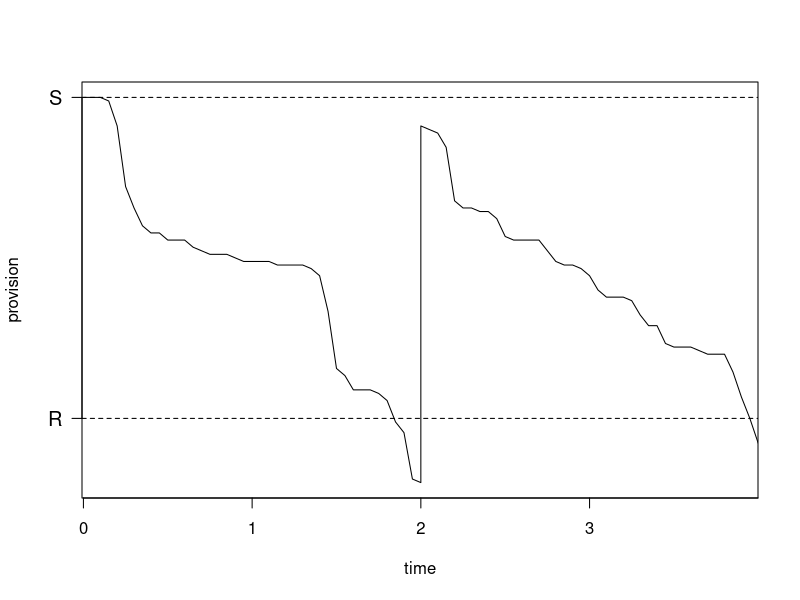

Here is the R script that generated this plot:
set.seed(1)
stock <- rev(cumsum(rpois(81,exp(arima.sim(list(order=c(1,0,0),ar=.7),n=81)))))
stock[42:82] <- stock[41:81]+100
tt <- seq(0,4,by=0.05)
tt[42:82] <- tt[41:81]

plot(tt,stock,type="l",yaxt="n",ylab="provision",xlab="time",xlim=c(0.14,3.85),xaxt="n")
abline(110,0,lty=2)
abline(200,0,lty=2)
axis(1,at=0:4)
axis(2,at=c(110,200),label=c("R","S"),las=1,cex.axis=1.2)
